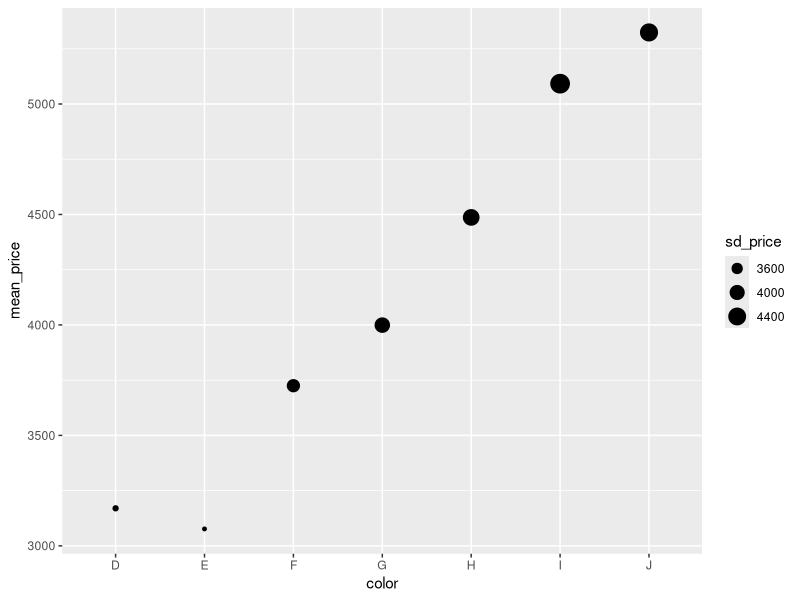

The R script that drew this image:
library(tidyverse)

diamonds %>% 
  group_by(color) %>% 
  summarise(mean_price = mean(price),
            sd_price = sd(price)) %>% 
  ggplot(aes(color, mean_price, size = sd_price), color = "red") +
  geom_point()
